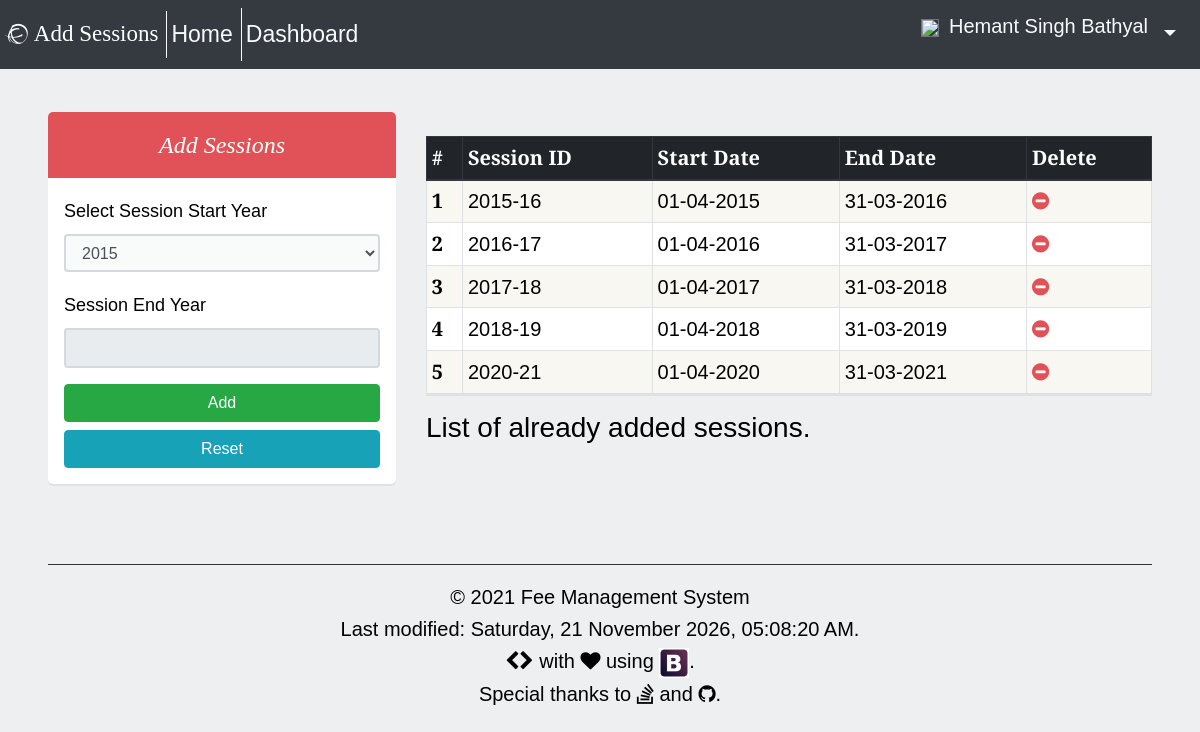
The page /admin/masters/add_sessions.php (signed in) on the database its author committed.
### tables this page shows
CREATE TABLE `sessions` (
  `SESSION_ID` varchar(7) NOT NULL,
  `START_DATE` varchar(20) NOT NULL,
  `END_DATE` varchar(20) NOT NULL,
  `USER_ID` varchar(50) NOT NULL,
  `DATE_` timestamp NOT NULL DEFAULT CURRENT_TIMESTAMP,
  `STATUS` tinyint(1) NOT NULL
);

### admin/masters/add_sessions.php (the view, shortened to what this page needs)
<?php session_start();
if (isset($_SESSION['userid']) && ($_SESSION['userstatus'] == 'ADMIN')) {
	require '../../php/db_config.php';
	$result = $con->query("SELECT * FROM sessions;");
?>
<!doctype html>
<html lang="en">
	<head>
		<link rel="stylesheet" href="https://maxcdn.bootstrapcdn.com/bootstrap/4.0.0-beta.2/css/bootstrap.min.css">
		<link rel="stylesheet" href="/css/main.css" type="text/css">
		<link rel="stylesheet" href="/css/font-awesome/css/font-awesome.min.css">
	</head>
	<body>
		<header>
			<?php require '../../templates/navbar.php'; ?>
		</header>
		<div class="container-fluid px-5">
			<div class="row pt-5">
				<div class="col-lg-4 ml-sm-auto">
					<h3 class="form-banner" style="background-color: #E15258;">Add Sessions</h3>
					<form class="px-3 py-3 form" action="../php/submit_sessions.php" method="post">
						<div class="form-group">
							<label for="sessionStart">Select Session Start Year</label>
							<select class="form-control" id="sessionStart" name="sessionStart">
								<?php for ($year = 2015; $year < 2022; $year++) { ?>
							        	<option value="<?php echo $year; ?>"><?php echo $year; ?></option>
							    <?php } ?>
							</select>
						</div>
						<div class="form-group">
							<label for="sessionEnd">Session End Year</label>
							<input type="text" class="form-control" id="sessionEnd" name="sessionEnd" readonly>
						</div>
						<button type="submit" class="btn btn-success btn-block">Add</button>
						<button type="reset" class="btn btn-info btn-block">Reset</button>
					</form>
				</div>
				<div class="col-lg-8 d-none d-sm-block ml-sm-auto mt-2">
					<table class="table table-bordered table-striped mt-3 bg-white table-sm">
						<caption class="lead">List of already added sessions.</caption>
						<thead class="thead-dark">
							<tr>
								<th scope="col">#</th>
								<th scope="col">Session ID</th>
								<th scope="col">Start Date</th>
								<th scope="col">End Date</th>
								<th scope="col">Delete</th>
							</tr>
						</thead>
						<tbody>
							<?php $i = 1;    ?>
							<?php while ($row = $result->fetch_assoc()){ ?>
								<tr>
									<th scope="row"><?php echo $i++; ?></th>
									<td><?php echo $row['SESSION_ID']; ?></td>
									<td><?php echo $row['START_DATE']; ?></td>
									<td><?php echo $row['END_DATE']; ?></td>
									<td><a href="../php/delete_sessions.php?sessionId=<?php echo $row['SESSION_ID']; ?>"><i class="fa fa-minus-circle" aria-hidden="true"></i></a></td>
								</tr>
							<?php } ?>
						</tbody>
					</table>
				</div>
			</div>
			<footer>
				<?php require '../../templates/footer.php'; ?>
			</footer>
 		</div>
	</body>
</html>
<?php } else {
	$_SESSION['intruder'] = 'Hey, hang on there! You gotta sign in first.';
	if ((isset($_SESSION['userid'])) && ($_SESSION['userstatus']) != 'ADMIN') {
		$_SESSION['noAuthority'] = "Hello friend, you don't belong here. Try once you're an admin.";
    }
    header("Location: ../../index.php");
}

### css/main.css (style rules this page uses)
body { background-color: #EDEFF0; padding-top: 4rem; font-family: 'Alegreya Sans', Verdana, Tahoma, sans-serif; font-size: 1.25em; line-height: 1.6; margin: 0; color: #000; font-feature-settings: "kern", "liga"; -moz-font-feature-settings: "kern", "liga"; -moz-font-feature-settings: "kern=1", "liga=1"; -ms-font-feature-settings: "kern", "liga"; -o-font-feature-settings: "kern", "liga"; -webkit-font-feature-settings: "kern", "liga"; }
h3 { font-family: 'Alegreya', Georgia, serif; font-weight: normal; font-style: italic; line-height: 1.2; }
.fa-minus-circle { color: #E15258; }
.form-banner { border-radius: 5px 5px 0 0; text-align: center; font-weight: 500; padding: 20px; color: #fff; font-size: 24px; margin-bottom: 0; line-height: 1.1; }
.form { border-radius: 0 0 5px 5px; box-shadow: 0 2px 0 rgba(0,0,0,0.06); background-color: #fff; }
input[type=text] { border: 2px solid #d4d9dd; color: #40484a; background-color: #f9fafa; }
.form label { font-size: 18px; font-weight: 500; color: #000; }
.form button[type=submit] { font-weight: 500; font-size: 16px; }
.form button[type=reset] { font-weight: 500; font-size: 16px; }
.form select { border: 2px solid #d4d9dd; background-color: #f9fafa; }
.table-striped tbody tr:nth-of-type(odd) { background-color:rgba(246,244,236,.75); }
.table { box-shadow: 0 2px 0 rgba(0,0,0,0.06); }
.table caption { font-size: 28px; color: #000; }

### rows shown on the page
sessions: SESSION_ID "2015-16", START_DATE "01-04-2015", END_DATE "31-03-2016"
sessions: SESSION_ID "2016-17", START_DATE "01-04-2016", END_DATE "31-03-2017"
sessions: SESSION_ID "2017-18", START_DATE "01-04-2017", END_DATE "31-03-2018"
sessions: SESSION_ID "2018-19", START_DATE "01-04-2018", END_DATE "31-03-2019"
sessions: SESSION_ID "2020-21", START_DATE "01-04-2020", END_DATE "31-03-2021"

### other values the page prints
$navBrand "Add Sessions"
$_SESSION['username'] "Hemant Singh Bathyal"
$lastModified "Saturday, 21 November 2026, 05:08:20 AM"
form field sessionStart "2015"
